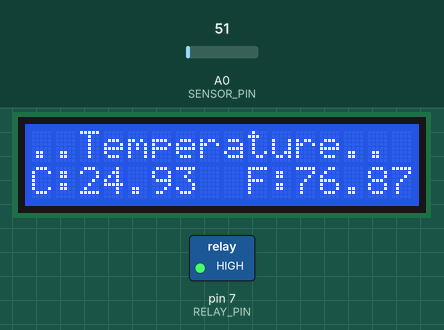
Simulated run of this sketch. Board: Arduino Uno, built with avr-gcc and run on an emulated ATmega328P. Parts: 16×2 character LCD, switched loads named in the sketch (green lamp = pin HIGH). Inputs (shaded band) come from the test bench; at power-on: A0 (SENSOR_PIN) = 51. What the sketch prints to the serial monitor is not drawn.

Above: at 1.2 s.
1.3 s: A0 (SENSOR_PIN) set to 94
At 2.2 s:
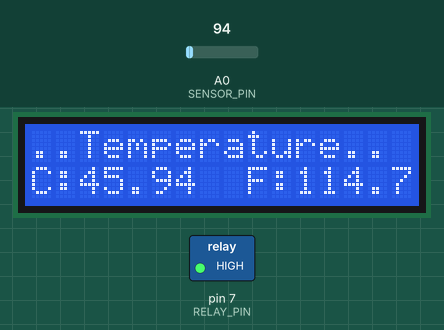
3.2 s: A0 (SENSOR_PIN) set to 112
At 4.0 s:
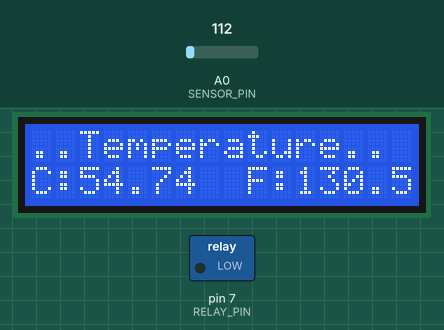
4.9 s: A0 (SENSOR_PIN) set to 86
At 5.9 s:
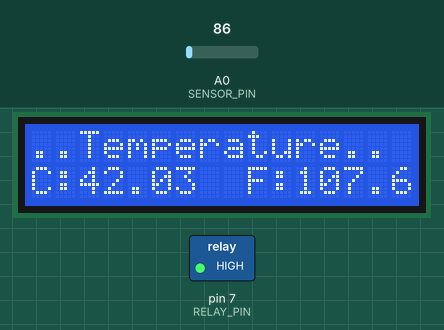
Timing chart, 0 to 7.9 s (numbered marks = the images above; inputs shaded):
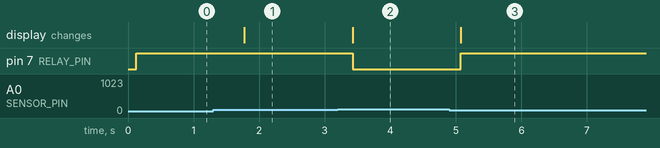

Measured:
- the behaviour switches between 102 and 103 on A0 (SENSOR_PIN) (found by bisection; images 1 and 2)
- after the input at 1.3 s, the display: changes after 0.48 s (image 1)
- after the input at 3.2 s, pin 7 (RELAY_PIN): HIGH → LOW after 0.23 s; the display: changes after 0.23 s (image 2)
- after the input at 4.9 s, pin 7 (RELAY_PIN): LOW → HIGH after 0.18 s; the display: changes after 0.18 s (image 3)

The sketch:

Smart-coaster.ino
```cpp
#include <OneWire.h>
#include <DallasTemperature.h>
#include <LiquidCrystal_I2C.h>
LiquidCrystal_I2C lcd(0x27, 16, 2);

#define SENSOR_PIN  A0  // Analog pin connected to LM35 sensor's output
#define RELAY_PIN   7   // Digital pin connected to the relay module

const float TEMP_THRESHOLD_UPPER = 50;  // Upper threshold of temperature, change to your desired value


OneWire oneWire(SENSOR_PIN);         // Setup a oneWire instance
DallasTemperature sensors(&oneWire); // Pass oneWire to DallasTemperature library


void setup() {
  Serial.begin(9600); // Initialize serial communication
  sensors.begin();    // Initialize the sensor
  pinMode(RELAY_PIN, OUTPUT); // Initialize digital pin as an output
  lcd.init();
  lcd.backlight();
}

void loop() {
  int value1 = analogRead(SENSOR_PIN);
  double tempC = value1 * (5.0 / 1023.0) * 100;
  double tempF = tempC * 9 / 5 + 32;

  lcd.setCursor(0, 0);
  lcd.print("..Temperature..");
  lcd.setCursor(0, 1);
  lcd.print("C:");
  lcd.print(tempC);
  lcd.setCursor(8, 1);
  lcd.print(" F:");
  lcd.print(tempF);

  Serial.print("Temperature C: ");
  Serial.print(tempC);
  Serial.print("'C");
  Serial.print("\t");
  Serial.print("Temperature F: ");
  Serial.print(tempF);
  Serial.println("'F");


  if (tempC < TEMP_THRESHOLD_UPPER) {
    Serial.println("The heating element is turned off");
    digitalWrite(RELAY_PIN, HIGH ); // Turn off the relay
  } else  {
    Serial.println("The heating element is turned on");
    digitalWrite(RELAY_PIN, LOW); // Turn on the relay
  }

  delay(500);
}
```
